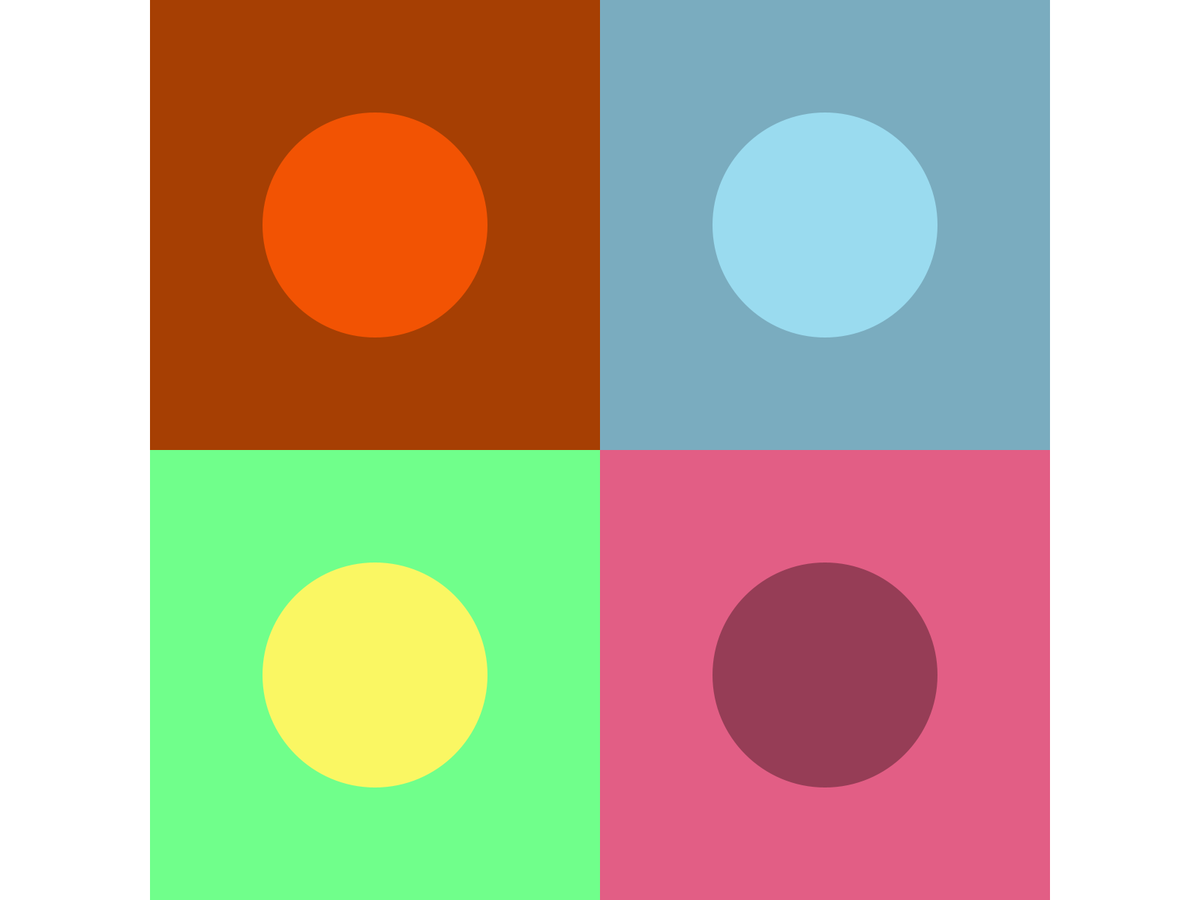
Frame 1 (no input)
Frame 60 (the mouse pressed at the canvas centre just before this capture): identical to frame 1, image omitted
Frame 120 (the mouse held since frame 60 and released just before this capture): identical to frame 1, image omitted

The Processing sketch that drew this single still picture (run headless with seeded random() and noise(); from frame 60 on, the mouse is pressed at the canvas centre):

// Processing sketch: marianaVivanco_grettelNorambuena_tracyNunez_camilaAguirre
// ── marianaVivanco_grettelNorambuena_tracyNunez_camilaAguirre.pde
//laboratio desarrollo tecnologico 02/10/2024
//Mariana_Vivanco, Grettel Norambuena, Tracy Nuñez, Camila Aguirre

int grid = 0; // Tamaño inicial de la grilla

void setup() {
    size(1440, 900);
    fullScreen();
    noStroke();
}

void draw() {
  background(255);
  if(grid == 0) {
    pushMatrix();
    translate((width-height)/2, 0);
    // scale(.95);
    paletaInicio();
    popMatrix();
  }
   else if (grid == 1) {
    pushMatrix();
    translate((width-(height*1.5))/2, 0);
    paletaInvierno();
    popMatrix();
  } else if (grid == 2) {
    pushMatrix();
    translate((width-(height*1.5))/2, 0);
    paletaOtono();
    popMatrix();
  } else if (grid == 3) {
    pushMatrix();
    translate((width-(height*1.5))/2, 0);
    paletaVerano();
    popMatrix();
  } else if (grid == 4) {
    pushMatrix();
    translate((width-(height*1.5))/2, 0);
    paletaPrimavera();
    popMatrix();
  }
}
// tecla presionada
void keyPressed() {
  if(key == 'I' || key == 'i') {
    grid = 1;
  } 
  if (key == 'O' || key == 'o') {
    grid = 2;
  } 
  if (key == 'V' || key == 'v') {
    grid = 3;
  } 
  if (key == 'P' || key == 'p') {
    grid = 4;
  } if (key == 'X' || key == 'x') {
    grid = 0;
  }
}

// dibuja grilla de 4 espacios
void paletaInicio() {
    float size = height/2;
    
    pushMatrix();
    translate(0, 0);
    //primer espacio
    fill(#a63f03);
    rect(0, 0, size, size);
    fill(#f25303);
    ellipse(size / 2, size / 2, size / 2, size / 2);
    
    //segundo espacio
    fill(#7aacbf);
    rect(size, 0, size, size);
    fill(#9adbef);
    ellipse(size + size / 2, size / 2, size / 2, size / 2);
    
    //tercer espacio
    fill(#70ff8b);
    rect(0, size, size, size);
    fill(#faf763);
    ellipse(size / 2, size + size / 2, size / 2, size / 2);
    
    //cuarto espacio
    fill(#e25e85);
    rect(size, size, size, size);
    fill(#963d56);
    ellipse(size + size / 2, size + size / 2, size / 2, size / 2);
    
    popMatrix(); 
}

// dibuja la primera grilla de 6 espacios
void paletaInvierno() {
    int size = height / 2;
    
    //primer espacio
    fill(#a0c3d9);
    rect(0, 0, size, size);
    fill(#bde9ff);
    ellipse(size / 2, size / 2, size / 2, size / 2);
    
    //segundo espacio
    fill(#366273);
    rect(size, 0, size, size);
    fill(#5ba5bc);
    ellipse(size + size / 2, size / 2, size / 2, size / 2);
    
    //tercer espacio
    fill(#7aacbf);
    rect(2 * size, 0, size, size);
    fill(#097985);
    ellipse(2 * size + size / 2, size / 2, size / 2, size / 2);
    
    //cuarto espacio
    fill(#bcd5dd);
    rect(0, size, size, size);
    fill(#edf9fc);
    ellipse(size / 2, size + size / 2, size / 2, size / 2);
    
    //quinto espacio
    fill(#d5e7f2);
    rect(size, size, size, size);
    fill(#b3c0c6);
    ellipse(size + size / 2, size + size / 2, size / 2, size / 2);
    
    //sexto espacio
    fill(#182626);
    rect(2 * size, size, size, size);
    fill(#578786);
    ellipse(2 * size + size / 2, size + size / 2, size / 2, size / 2);
}

// dibuja la segunda grilla de 6 espacios
void paletaOtono() {
    int size = height / 2;
    
    //primer espacio
    fill(#d96704);
    rect(0, 0, size, size);
    fill(#8c3f06);
    ellipse(size / 2, size / 2, size / 2, size / 2);
    
    //segundo espacio
    fill(#4a5702);
    rect(size, 0, size, size);
    fill(#afc606);
    ellipse(size + size / 2, size / 2, size / 2, size / 2);
    
    //tercer espacio
    fill(#a63f03);
    rect(2 * size, 0, size, size);
    fill(#f25303);
    ellipse(2 * size + size / 2, size / 2, size / 2, size / 2);
    
    //cuarto espacio
    fill(#f29f05);
    rect(0, size, size, size);
    fill(#9b6002);
    ellipse(size / 2, size + size / 2, size / 2, size / 2);
    
    //quinto espacio
    fill(#83452a);
    rect(size, size, size, size);
    fill(#d66c47);
    ellipse(size + size / 2, size + size / 2, size / 2, size / 2);
    
    //sexto espacio
    fill(#bf452a);
    rect(2 * size, size, size, size);
    fill(#ff6a5a);
    ellipse(2 * size + size / 2, size + size / 2, size / 2, size / 2);
}

// dibuja la tercera grilla de 6 espacios
void paletaVerano() {
    int size = height / 2;
    
    //primer espacio
    fill(#f2d434);
    rect(0, 0, size, size);
    fill(#d95536);
    ellipse(size / 2, size / 2, size / 2, size / 2);
    
    //segundo espacio
    fill(#e25e85);
    rect(size, 0, size, size);
    fill(#963d56);
    ellipse(size + size / 2, size / 2, size / 2, size / 2);
    
    //tercer espacio
    fill(#038567);
    rect(2 * size, 0, size, size);
    fill(#b7dbbf);
    ellipse(2 * size + size / 2, size / 2, size / 2, size / 2);
    
    //cuarto espacio
    fill(#55317b);
    rect(0, size, size, size);
    fill(#dcbedc);
    ellipse(size / 2, size + size / 2, size / 2, size / 2);
    
    //quinto espacio
    fill(#d9828a);
    rect(size, size, size, size);
    fill(#805476);
    ellipse(size + size / 2, size + size / 2, size / 2, size / 2);
    
    //sexto espacio
    fill(#67686d);
    rect(2 * size, size, size, size);
    fill(#4f788e);
    ellipse(2 * size + size / 2, size + size / 2, size / 2, size / 2);
}

// dibuja la cuarta grilla de 6 espacios
void paletaPrimavera() {
    int size = height / 2;
    
    //primer espacio
    fill(#fffc45);
    rect(0, 0, size, size);
    fill(#4ec8ff);
    ellipse(size / 2, size / 2, size / 2, size / 2);
    
    //segundo espacio
    fill(#588c32);
    rect(size, 0, size, size);
    fill(#f24472);
    ellipse(size + size / 2, size / 2, size / 2, size / 2);
    
    //tercer espacio
    fill(#9700ec);
    rect(2 * size, 0, size, size);
    fill(#ffeb78);
    ellipse(2 * size + size / 2, size / 2, size / 2, size / 2);
    
    //cuarto espacio
    fill(#79a2f2);
    rect(0, size, size, size);
    fill(#d996a7);
    ellipse(size / 2, size + size / 2, size / 2, size / 2);
    
    //quinto espacio
    fill(#70ff8b);
    rect(size, size, size, size);
    fill(#faf763);
    ellipse(size + size / 2, size + size / 2, size / 2, size / 2);
    
    //sexto espacio
    fill(#ff86e3);
    rect(2 * size, size, size, size);
    fill(#8b6700);
    ellipse(2 * size + size / 2, size + size / 2, size / 2, size / 2);
}
